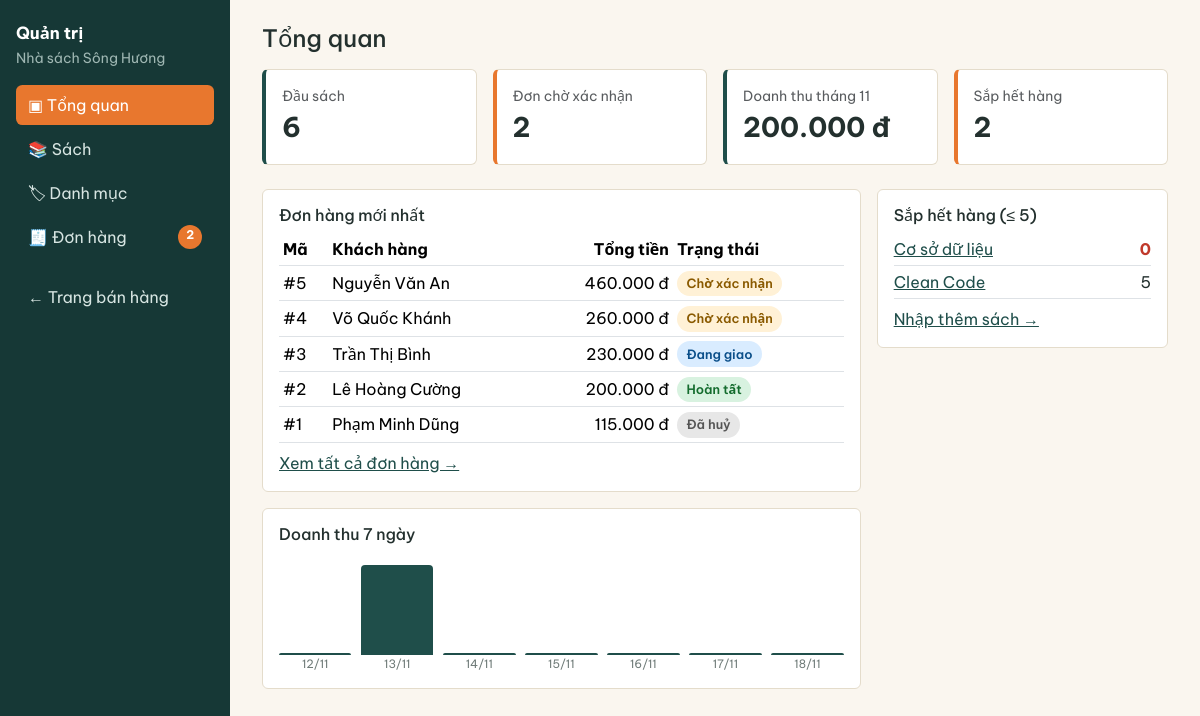
The app's page /admin/ with its own data.
### models.py (models this page shows, shortened)
class Order(db.Model):
    id = db.Column(db.Integer, primary_key=True)
    customer_name = db.Column(db.String(100), nullable=False)
    phone = db.Column(db.String(15), nullable=False)
    address = db.Column(db.String(255), nullable=False)
    email = db.Column(db.String(120))
    note = db.Column(db.String(500))
    payment = db.Column(db.String(10), nullable=False, default="cod")
    shipping_fee = db.Column(db.Integer, nullable=False, default=0)
    total = db.Column(db.Integer, nullable=False)           # đã gồm phí giao
    status = db.Column(db.String(12), nullable=False, default=PENDING, index=True)
    created_at = db.Column(db.DateTime, nullable=False, default=datetime.now, index=True)
    items = db.relationship("OrderItem", back_populates="order",
                            cascade="all, delete-orphan")
    history = db.relationship("StatusHistory", back_populates="order",
                              cascade="all, delete-orphan",
                              order_by="StatusHistory.id")

class Book(db.Model):
    id = db.Column(db.Integer, primary_key=True)
    title = db.Column(db.String(200), nullable=False)
    author = db.Column(db.String(120), nullable=False)
    publisher = db.Column(db.String(120))
    year = db.Column(db.Integer)
    price = db.Column(db.Integer, nullable=False)          # đồng, số nguyên
    stock = db.Column(db.Integer, nullable=False, default=0)
    description = db.Column(db.Text)
    cover = db.Column(db.String(100))                      # tên file ngẫu nhiên
    category_id = db.Column(db.Integer, db.ForeignKey("category.id"), nullable=False)
    created_at = db.Column(db.DateTime, nullable=False, default=datetime.now)
    category = db.relationship("Category", back_populates="books")

### admin.py (the view)
@bp.route("/")
def dashboard():
    s = db.session
    book_count = s.scalar(select(func.count(Book.id)))
    pending = s.scalar(select(func.count(Order.id)).where(Order.status == PENDING))
    now = datetime.now()
    month_start = now.replace(day=1, hour=0, minute=0, second=0, microsecond=0)
    done_in_month = select(StatusHistory.order_id).where(
        StatusHistory.status == COMPLETED, StatusHistory.changed_at >= month_start)
    revenue = s.scalar(select(func.coalesce(func.sum(Order.total), 0)).where(
        Order.status == COMPLETED, Order.id.in_(done_in_month)))
    low_books = s.scalars(select(Book).where(Book.stock <= LOW_STOCK)
                          .order_by(Book.stock, Book.title)).all()
    latest = s.scalars(select(Order).order_by(Order.id.desc()).limit(5)).all()
    today = now.date()
    days = [today - timedelta(days=i) for i in range(6, -1, -1)]
    day_expr = func.date(StatusHistory.changed_at)
    rows = s.execute(
        select(day_expr, func.sum(Order.total))
        .join(Order, Order.id == StatusHistory.order_id)
        .where(StatusHistory.status == COMPLETED, Order.status == COMPLETED,
               StatusHistory.changed_at >= datetime.combine(days[0], datetime.min.time()))
        .group_by(day_expr)).all()
    by_day = {str(d): int(v) for d, v in rows}
    chart = [(d, by_day.get(d.isoformat(), 0)) for d in days]
    chart_max = max([v for _, v in chart] + [1])
    return render_template("admin/dashboard.html", book_count=book_count,
                           pending=pending, revenue=revenue, month=now.month,
                           low_books=low_books, latest=latest, chart=chart,
                           chart_max=chart_max)

### cart.py (called while the page is built)
def get_cart() -> dict:
    return dict(session.get("cart", {}))

def cart_count() -> int:
    return sum(get_cart().values())

### templates/admin/dashboard.html (shortened to what this page needs)
{% extends 'admin/base.html' %}
{% from '_macros.html' import status_badge %}
{% block admin %}
<h1 class="h4 mb-3">Tổng quan</h1>
<div class="row g-3 mb-4">
  <div class="col-6 col-lg-3"><div class="card stat"><div class="card-body"><div class="small text-muted">Đầu sách</div><div class="num">{{ book_count }}</div></div></div></div>
  <div class="col-6 col-lg-3"><div class="card stat warn"><div class="card-body"><div class="small text-muted">Đơn chờ xác nhận</div><div class="num">{{ pending }}</div></div></div></div>
  <div class="col-6 col-lg-3"><div class="card stat"><div class="card-body"><div class="small text-muted">Doanh thu tháng {{ month }}</div><div class="num">{{ revenue|money }}</div></div></div></div>
  <div class="col-6 col-lg-3"><div class="card stat warn"><div class="card-body"><div class="small text-muted">Sắp hết hàng</div><div class="num">{{ low_books|length }}</div></div></div></div>
</div>
<div class="row g-3">
  <div class="col-lg-8">
    <div class="card mb-3"><div class="card-body">
      <h2 class="h6">Đơn hàng mới nhất</h2>
      <table class="table table-sm align-middle mb-2">
        <thead><tr><th>Mã</th><th>Khách hàng</th><th class="text-end">Tổng tiền</th><th>Trạng thái</th></tr></thead>
        <tbody>{% for o in latest %}
          <tr class="clickable" onclick="location='{{ url_for('admin.order_detail', order_id=o.id) }}'">
            <td>#{{ o.id }}</td><td>{{ o.customer_name }}</td><td class="text-end">{{ o.total|money }}</td><td>{{ status_badge(o.status) }}</td></tr>
        {% else %}<tr><td colspan="4" class="text-muted">Chưa có đơn hàng.</td></tr>{% endfor %}</tbody>
      </table>
      <a href="{{ url_for('admin.orders') }}">Xem tất cả đơn hàng →</a>
    </div></div>
    <div class="card"><div class="card-body">
      <h2 class="h6">Doanh thu 7 ngày</h2>
      <div class="bars">
        {% for d, v in chart %}
        <div class="bar" title="{{ v|money }}">
          <i style="height: {{ (v / chart_max * 90)|round|int if v else 0 }}px"></i>{{ d.strftime('%d/%m') }}
        </div>{% endfor %}
      </div>
    </div></div>
  </div>
  <div class="col-lg-4">
    <div class="card"><div class="card-body">
      <h2 class="h6">Sắp hết hàng (≤ 5)</h2>
      <ul class="list-unstyled mb-2">
        {% for b in low_books %}
        <li class="d-flex justify-content-between py-1 border-bottom">
          <a href="{{ url_for('admin.book_form', book_id=b.id) }}">{{ b.title }}</a>
          <span class="{{ 'stock-zero' if b.stock == 0 }}">{{ b.stock }}</span></li>
        {% else %}<li class="text-muted">Không có sách nào.</li>{% endfor %}
      </ul>
      <a href="{{ url_for('admin.books', stock='low') }}">Nhập thêm sách →</a>
    </div></div>
  </div>
</div>
{% endblock %}

### templates/_macros.html (shortened to what this page needs)
{% macro status_badge(s) %}<span class="st st-{{ s }}">{{ STATUS_LABELS[s] }}</span>{% endmacro %}

### static/css/style.css (style rules this page uses)
:root { --paper:#faf6ef; --ink:#23302e; --river:#1f4e4a; --river-dark:#163836; --accent:#e8772e; --line:#e4dccb; --muted:#6f7b78; --bs-body-font-family:"Be Vietnam Pro",system-ui,sans-serif; --bs-body-bg:var(--paper); --bs-body-color:var(--ink); }
body { background:var(--paper);color:var(--ink) }
a { color:var(--river) }
.card { border-color:var(--line);background:#fff }
.table>:not(caption)>*>* { background:transparent }
.st { display:inline-block;padding:.2rem .6rem;border-radius:1rem;font-size:.8rem;font-weight:600 }
.st-pending { background:#fff1d6;color:#8a5a00 }
.st-shipping { background:#d9ecff;color:#0b4f8a }
.st-completed { background:#d8f2e0;color:#146c2e }
.st-cancelled { background:#e7e7e7;color:#555 }
.stat { border-left:4px solid var(--river) }
.stat .num { font-size:1.7rem;font-weight:700 }
.stat.warn { border-left-color:var(--accent) }
.bars { display:flex;align-items:flex-end;gap:.6rem;height:120px }
.bars .bar { flex:1;text-align:center;font-size:.72rem;color:var(--muted) }
.bars .bar i { display:block;background:var(--river);border-radius:.25rem .25rem 0 0;min-height:2px }
tr.clickable { cursor:pointer }
.stock-zero { color:#c0392b;font-weight:700 }

### records on screen
Order: id "5", customer_name "Nguyễn Văn An", total "460.000 đ", status "Chờ xác nhận"
Order: id "4", customer_name "Võ Quốc Khánh", total "260.000 đ", status "Chờ xác nhận"
Order: id "3", customer_name "Trần Thị Bình", total "230.000 đ", status "Đang giao"
Order: id "2", customer_name "Lê Hoàng Cường", total "200.000 đ", status "Hoàn tất"
Order: id "1", customer_name "Phạm Minh Dũng", total "115.000 đ", status "Đã huỷ"
Book: title "Cơ sở dữ liệu", stock "0"
Book: title "Clean Code", stock "5"

### other values on screen
{{ pending_count }} "2"
{{ book_count }} "6"
{{ pending }} "2"
{{ revenue|money }} "200.000 đ"
{{ low_books|length }} "2"
{{ d.strftime('%d/%m') }} "12/11" "13/11" "14/11" "15/11" "16/11" "17/11" "18/11"
